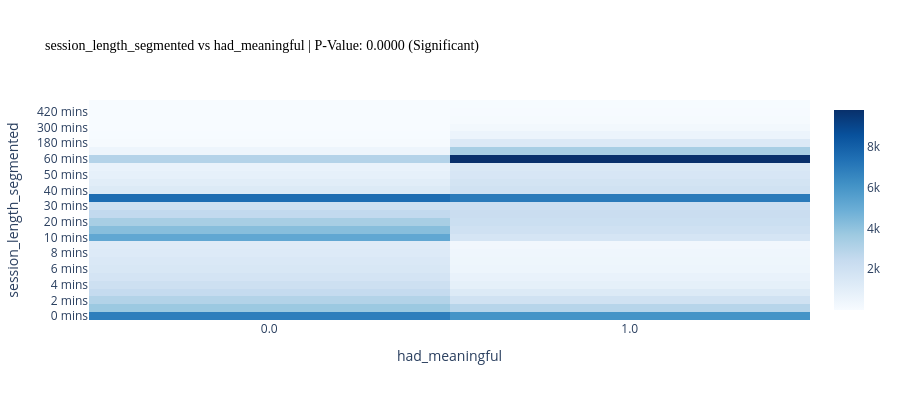

Here is the notebook cell this chart was saved with:
### Markdown cell above
## Churn drivers identification

There is a clear correlation and dependency between the target variable (d30) and the study variables (age, session_length, had_meaningful, os, country). 

This dependency is evident in two ways:

1. **Visual evidence from the graphics**: The visualizations show a non-uniform, non-random pattern. When one variable changes, the target variable (d30) clearly moves in response - we can see systematic variations rather than random fluctuations.

2. **Statistical proof through Chi-square tests**: The Chi-square test results prove this dependency is statistically significant (all p-values < 0.05). This confirms that the relationships observed in the graphics are not due to chance, but represent genuine associations between the features and retention at day 30.

### Code cell
# Correlation study: heatmaps
correlation_figs = correlation_study(merged_dataset)

### Figure 1 — Plotly figure (JSON) as saved in the notebook; plotly's stock layout.template omitted (floating-point values rounded to 4 significant figures)
{"data": [{"colorscale": [[0, "rgb(247,251,255)"], [0.125, "rgb(222,235,247)"], [0.25, "rgb(198,219,239)"], [0.375, "rgb(158,202,225)"], [0.5, "rgb(107,174,214)"], [0.625, "rgb(66,146,198)"], [0.75, "rgb(33,113,181)"], [0.875, "rgb(8,81,156)"], [1, "rgb(8,48,107)"]], "type": "heatmap", "x": ["0.0", "1.0"], "y": ["0 mins", "1 mins", "2 mins", "3 mins", "4 mins", "5 mins", "6 mins", "7 mins", "8 mins", "9 mins", "10 mins", "15 mins", "20 mins", "25 mins", "30 mins", "35 mins", "40 mins", "45 mins", "50 mins", "55 mins", "60 mins", "120 mins", "180 mins", "240 mins", "300 mins", "360 mins", "420 mins", "480 mins"], "z": [[6883, 6042], [3736, 2922], [3048, 1953], [2484, 1328], [2086, 880], [1728, 665], [1530, 480], [1430, 422], [1279, 378], [1192, 302], [5197, 1663], [4207, 1979], [3382, 2177], [2567, 2273], [2071, 2147], [7504, 6993], [1339, 1919], [1066, 1785], [835, 1596], [671, 1465], [3003, 9813], [493, 3375], [108, 1343], [39, 525], [12, 246], [2, 102], [1, 50], [1, 32]]}], "layout": {"height": 400, "title": {"font": {"color": "black", "family": "Arial Black", "size": 14}, "text": "session_length_segmented vs had_meaningful | P-Value: 0.0000 (Significant)"}, "xaxis": {"title": {"text": "had_meaningful"}}, "yaxis": {"title": {"text": "session_length_segmented"}}}}
